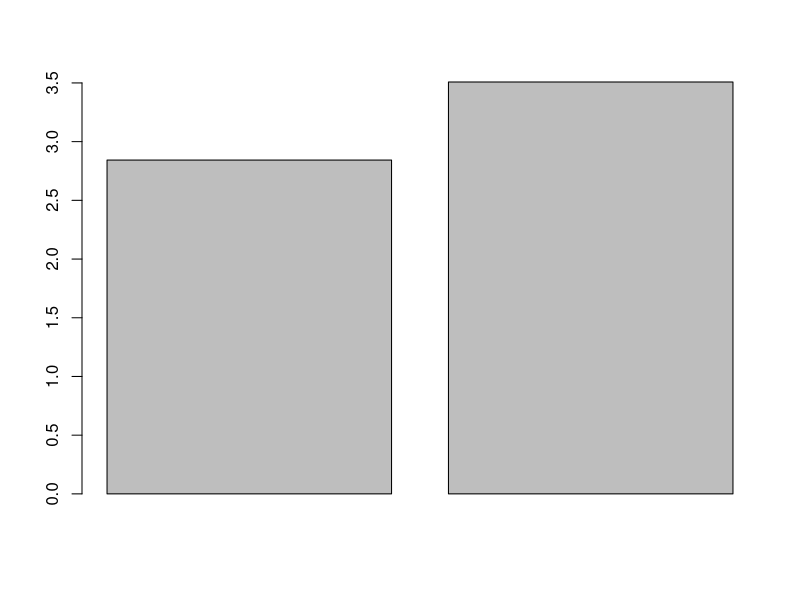
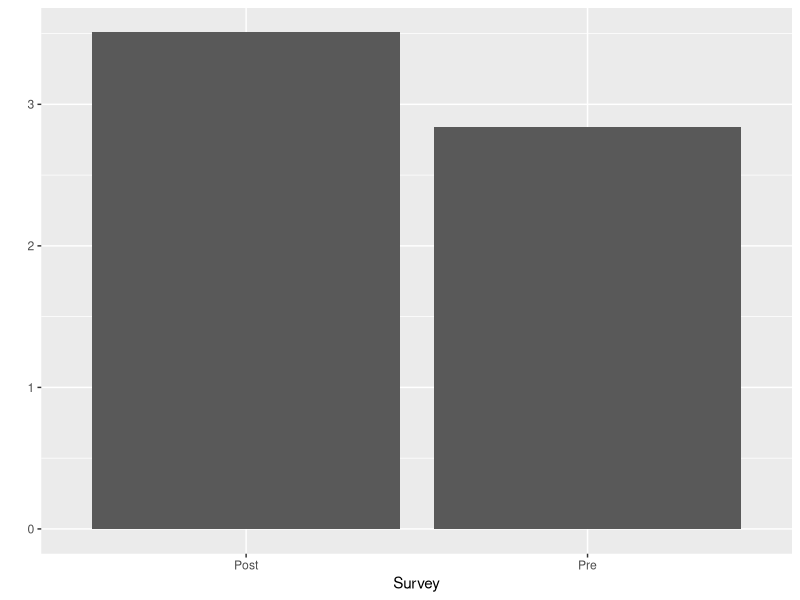
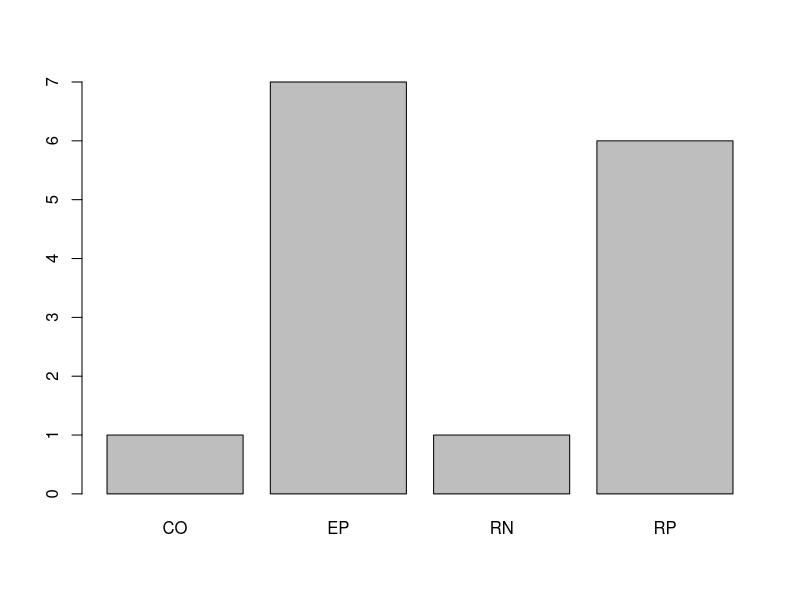
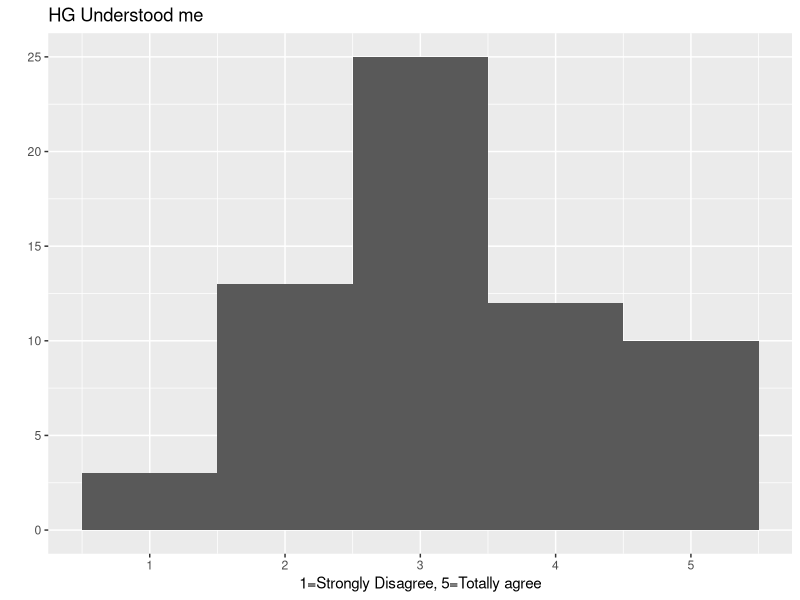

Write R code to recreate these figures, in order.
## ---- chunk 1
knitr::opts_chunk$set(echo = TRUE)
## ---- chunk 2
library(readr)
library(ggplot2)
## ---- chunk 3
Dialogue <- read_csv("Dialogue.csv")
Dialogue$strategy <- substr(Dialogue$q_id,1,2)
dems <- read_csv("Demographics.csv")
post <- read_csv("PostQuestions.csv")
visited <- read_csv("visitedtaichi.csv")
## ---- chunk 4
# Exclude ppl that did not finish.
pre.good<-dems[dems$sessionID %in% post$sessionID,]
# Exclude test users
pre.good<-pre.good[pre.good$userType!="test",]
post<-post[post$sessionID %in% pre.good$sessionID,]

#Exclude those before Feb 23
pp<-Dialogue[Dialogue$sessionID %in% pre.good$sessionID,c("time","sessionID")]
pp.beforeFeb <- pp[c(67:2202),]
pre.good.sid<-unique(unlist(pre.good$sessionID, use.names = FALSE))

#View(pre.good)
## ---- chunk 5
interest.pre <- mean(dems$taichi_interest)
interest.post<- mean(post$taichi_learn)
barplot(c(interest.pre,interest.post))
d <- cbind(c("Pre","Post"),c(interest.pre,interest.post))
## ---- chunk 6
qplot(x=c("Pre","Post"),weight=c(interest.pre,interest.post),xlab="Survey")
## ---- chunk 7
t.test(pre.good$taichi_interest,post$taichi_learn,paired=TRUE)
## ---- chunk 8
barplot(table(Dialogue$strategy[Dialogue$sessionID=="ceprtq01ps0n5q92h8r74emid4" & Dialogue$speaker=="U"]))
## ---- chunk 9
qplot(data=post, x=guru_understanding, binwidth=1, xlab="1=Strongly Disagree, 5=Totally agree",main="HG Understood me")
## ---- chunk 10
visited.pre <- pre.good[pre.good$ID %in% visited$ID,]
visited.post <- post[post$sessionID %in% visited.pre$sessionID,]
visited.dialogues <- Dialogue[Dialogue$sessionID %in% visited.pre$sessionID,]
## ---- chunk 11
printed.post <- post[post$printed_flyer==1,]
printed.pre <- pre.good[pre.good$sessionID %in% printed.post$sessionID,]
printed.dialogues <- Dialogue[Dialogue$sessionID %in% printed.post$sessionID,]
## ---- chunk 12
length(printed.pre$sessionID)
## ---- chunk 13
length(printed.pre$sessionID)/length(pre.good$sessionID) * 100
## ---- chunk 14
table(pre.good$position)
table(pre.good$gender)
table(pre.good$ethnicity)
table(pre.good$age_range)
## ---- chunk 15
table(pre.good$position)/length(pre.good$position)
table(pre.good$gender)/length(pre.good$gender)
table(pre.good$ethnicity)/length(pre.good$ethnicity)
table(pre.good$age_range)/length(pre.good$age_range)
## ---- chunk 16
 length(pre.good[pre.good$age_range<5,]$sessionID)/length(pre.good$sessionID)*100
## ---- chunk 17
tail(names(sort(table(c(1,2,2,3,3,3,4,3)))), 1)
## ---- chunk 18
pre.desire <- pre.good$excercise_need
post.desire <- - post$post_excercise_need
t.test(pre.desire,post.desire,paired=TRUE)
## ---- chunk 19
pre.interest <- pre.good$taichi_interest
post.interest <- - post$taichi_learn
t.test(pre.interest,post.interest,paired=TRUE)
## ---- chunk 20
raw_merged = merge(x = pre.good, y = post, by = "sessionID", all = TRUE)

printed.decreased.interest <- length(raw_merged[raw_merged$taichi_learn < raw_merged$taichi_interest & raw_merged$printed_flyer == 1,]$sessionID)

printed.increased.interest <- length(raw_merged[raw_merged$taichi_learn > raw_merged$taichi_interest & raw_merged$printed_flyer == 1,]$sessionID)

printed.same.interest <- length(raw_merged[raw_merged$taichi_learn == raw_merged$taichi_interest & raw_merged$printed_flyer == 1,]$sessionID)

nprinted.decreased.interest <- length(raw_merged[raw_merged$taichi_learn < raw_merged$taichi_interest & raw_merged$printed_flyer == 0,]$sessionID)

nprinted.increased.interest <- length(raw_merged[raw_merged$taichi_learn > raw_merged$taichi_interest & raw_merged$printed_flyer == 0,]$sessionID)

nprinted.same.interest <- length(raw_merged[raw_merged$taichi_learn == raw_merged$taichi_interest & raw_merged$printed_flyer == 0,]$sessionID)

c1 <- c("", "Decreased", "Remained Same", "Increased", "Total")

c2 <- c ("No", nprinted.decreased.interest, nprinted.same.interest, nprinted.increased.interest, nprinted.decreased.interest + nprinted.same.interest + nprinted.increased.interest)

c3 <- c ("Yes", printed.decreased.interest, printed.same.interest, printed.increased.interest, printed.decreased.interest + printed.same.interest + printed.increased.interest)

c4 <- c ("Total", printed.decreased.interest + nprinted.decreased.interest, printed.same.interest + nprinted.same.interest, printed.increased.interest+nprinted.increased.interest, length(pre.good$sessionID))

print.interest <- data.frame(c1, c2, c3, c4) 
View(print.interest)
## ---- chunk 21
pint.merged <-raw_merged[raw_merged$taichi_learn > raw_merged$taichi_interest & raw_merged$printed_flyer == 1,]
## ---- chunk 22
npint.merged <-raw_merged[raw_merged$taichi_learn <= raw_merged$taichi_interest |  raw_merged$printed_flyer == 0,]
## ---- chunk 23
length(pint.merged$sessionID)
length(printed.pre$sessionID)
## ---- chunk 24
length(pint.merged$sessionID)/length(printed.pre$sessionID) * 100
## ---- chunk 25
t.test(pint.merged$taichi_interest, npint.merged$taichi_interest)
## ---- chunk 26
t.test(pint.merged$taichi_learn, npint.merged$taichi_learn)
## ---- chunk 27
pint.en <- c()
npint.en <- c()
pint.rn <- c()
npint.rn <- c()
for (s in pint.merged$sessionID) {
  totalDialogues <- length(Dialogue[Dialogue$sessionID == s & Dialogue$speaker=="HG",])

  pint.en <- append(pint.en,(length(Dialogue[Dialogue$sessionID == s & Dialogue$speaker=="HG" & substr(Dialogue$q_id, 1, 2) == "EN",]$sessionID))/ totalDialogues)
  
   pint.rn <- append(pint.rn,(length(Dialogue[Dialogue$sessionID == s & Dialogue$speaker=="HG" & substr(Dialogue$q_id, 1, 2) == "RN",]$sessionID))/ totalDialogues)
}

for (s in npint.merged$sessionID) {
  totalDialogues <- length(Dialogue[Dialogue$sessionID == s & Dialogue$speaker=="HG",])

  npint.en <- append(npint.en,(length(Dialogue[Dialogue$sessionID == s & Dialogue$speaker=="HG" & substr(Dialogue$q_id, 1, 2) == "EN",]$sessionID))/ totalDialogues)
  
   npint.rn <- append(npint.rn,(length(Dialogue[Dialogue$sessionID == s & Dialogue$speaker=="HG" & substr(Dialogue$q_id, 1, 2) == "RN",]$sessionID))/ totalDialogues)
}

t.test(pint.en, npint.en)
t.test(pint.rn, npint.rn)
## ---- chunk 28
 en.count <- vector()
  ep.count <- c()
  rp.count <- c()
  rn.count <- c()
for (s in  raw_merged$sessionID) {
  en.count <- append(en.count,length(Dialogue[Dialogue$sessionID == s & Dialogue$speaker=="HG" & substr(Dialogue$q_id, 1, 2) == "EN",]$sessionID))
  rn.count <- append(rn.count,length(Dialogue[Dialogue$sessionID == s & Dialogue$speaker=="HG" & substr(Dialogue$q_id, 1, 2) == "RN",]$sessionID))
  ep.count <- append(ep.count,length(Dialogue[Dialogue$sessionID == s & Dialogue$speaker=="HG" & substr(Dialogue$q_id, 1, 2) == "EP",]$sessionID))
  rp.count <- append(rp.count,length(Dialogue[Dialogue$sessionID == s & Dialogue$speaker=="HG" & substr(Dialogue$q_id, 1, 2) == "RP",]$sessionID))
}

  cor.test(en.count, raw_merged$taichi_interest)
  cor.test(ep.count, raw_merged$taichi_interest)
  cor.test(rn.count, raw_merged$taichi_interest)
  cor.test(rp.count, raw_merged$taichi_interest)
  
  cor.test(en.count, raw_merged$taichi_learn)
  cor.test(ep.count, raw_merged$taichi_learn)
  cor.test(rn.count, raw_merged$taichi_learn)
  cor.test(rp.count, raw_merged$taichi_learn)
